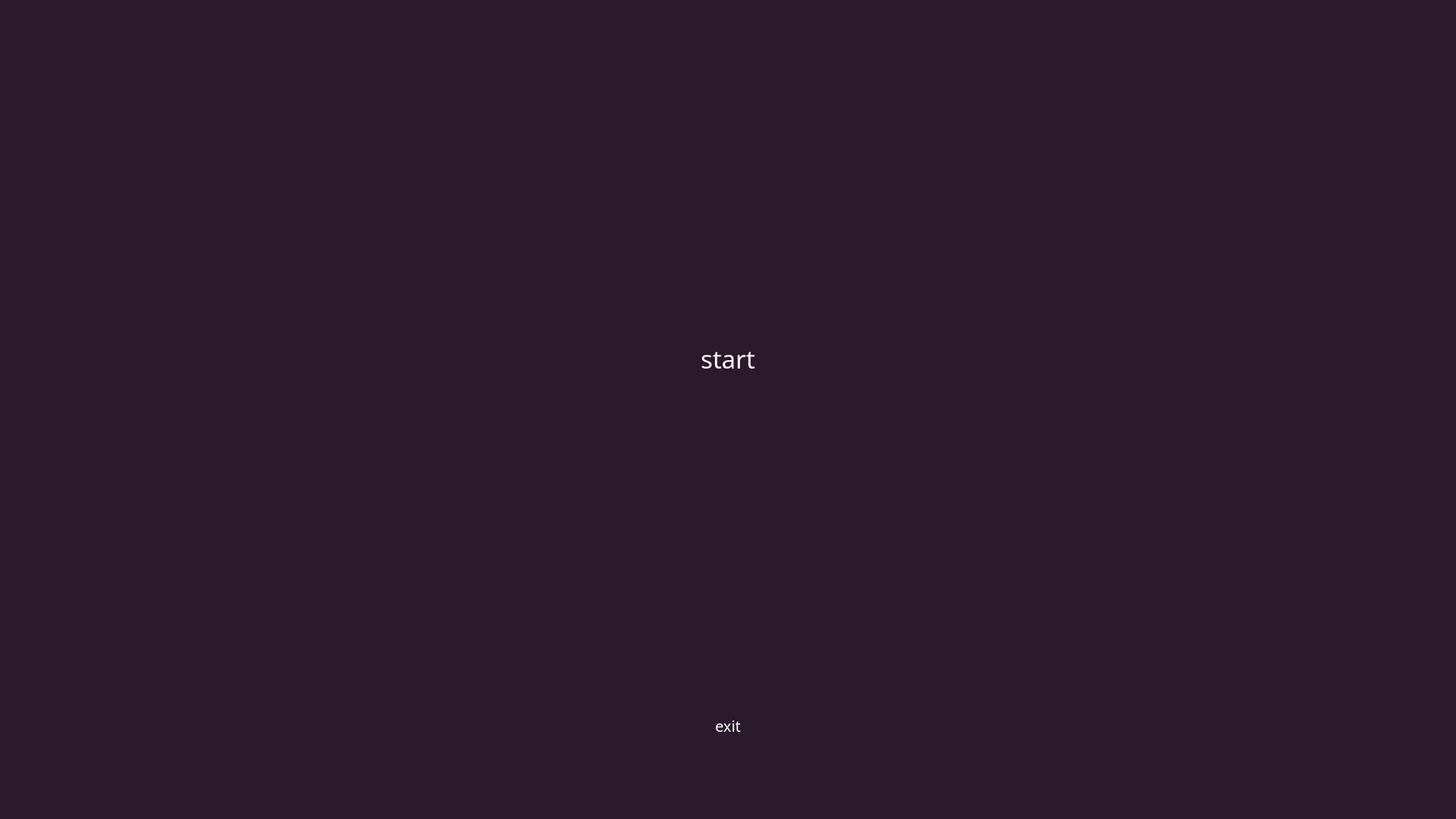
<?xml version="1.0" encoding="UTF-8"?>
<ui version="4.0">
 <class>MainMenu</class>
 <widget class="QMainWindow" name="MainMenu">
  <property name="geometry">
   <rect>
    <x>0</x>
    <y>0</y>
    <width>1920</width>
    <height>1080</height>
   </rect>
  </property>
  <property name="palette">
   <palette>
    <active>
     <colorrole role="WindowText">
      <brush brushstyle="SolidPattern">
       <color alpha="255">
        <red>255</red>
        <green>255</green>
        <blue>255</blue>
       </color>
      </brush>
     </colorrole>
     <colorrole role="Light">
      <brush brushstyle="SolidPattern">
       <color alpha="255">
        <red>255</red>
        <green>255</green>
        <blue>255</blue>
       </color>
      </brush>
     </colorrole>
     <colorrole role="Dark">
      <brush brushstyle="SolidPattern">
       <color alpha="255">
        <red>255</red>
        <green>255</green>
        <blue>255</blue>
       </color>
      </brush>
     </colorrole>
     <colorrole role="Mid">
      <brush brushstyle="SolidPattern">
       <color alpha="255">
        <red>255</red>
        <green>255</green>
        <blue>255</blue>
       </color>
      </brush>
     </colorrole>
     <colorrole role="Text">
      <brush brushstyle="SolidPattern">
       <color alpha="255">
        <red>0</red>
        <green>0</green>
        <blue>0</blue>
       </color>
      </brush>
     </colorrole>
     <colorrole role="BrightText">
      <brush brushstyle="SolidPattern">
       <color alpha="255">
        <red>255</red>
        <green>255</green>
        <blue>255</blue>
       </color>
      </brush>
     </colorrole>
     <colorrole role="ButtonText">
      <brush brushstyle="SolidPattern">
       <color alpha="255">
        <red>0</red>
        <green>0</green>
        <blue>0</blue>
       </color>
      </brush>
     </colorrole>
     <colorrole role="Base">
      <brush brushstyle="SolidPattern">
       <color alpha="255">
        <red>255</red>
        <green>255</green>
        <blue>255</blue>
       </color>
      </brush>
     </colorrole>
     <colorrole role="Window">
      <brush brushstyle="SolidPattern">
       <color alpha="255">
        <red>42</red>
        <green>26</green>
        <blue>44</blue>
       </color>
      </brush>
     </colorrole>
     <colorrole role="AlternateBase">
      <brush brushstyle="SolidPattern">
       <color alpha="255">
        <red>85</red>
        <green>255</green>
        <blue>255</blue>
       </color>
      </brush>
     </colorrole>
    </active>
    <inactive>
     <colorrole role="WindowText">
      <brush brushstyle="SolidPattern">
       <color alpha="255">
        <red>255</red>
        <green>255</green>
        <blue>255</blue>
       </color>
      </brush>
     </colorrole>
     <colorrole role="Light">
      <brush brushstyle="SolidPattern">
       <color alpha="255">
        <red>255</red>
        <green>255</green>
        <blue>255</blue>
       </color>
      </brush>
     </colorrole>
     <colorrole role="Dark">
      <brush brushstyle="SolidPattern">
       <color alpha="255">
        <red>255</red>
        <green>255</green>
        <blue>255</blue>
       </color>
      </brush>
     </colorrole>
     <colorrole role="Mid">
      <brush brushstyle="SolidPattern">
       <color alpha="255">
        <red>255</red>
        <green>255</green>
        <blue>255</blue>
       </color>
      </brush>
     </colorrole>
     <colorrole role="Text">
      <brush brushstyle="SolidPattern">
       <color alpha="255">
        <red>0</red>
        <green>0</green>
        <blue>0</blue>
       </color>
      </brush>
     </colorrole>
     <colorrole role="BrightText">
      <brush brushstyle="SolidPattern">
       <color alpha="255">
        <red>255</red>
        <green>255</green>
        <blue>255</blue>
       </color>
      </brush>
     </colorrole>
     <colorrole role="ButtonText">
      <brush brushstyle="SolidPattern">
       <color alpha="255">
        <red>0</red>
        <green>0</green>
        <blue>0</blue>
       </color>
      </brush>
     </colorrole>
     <colorrole role="Base">
      <brush brushstyle="SolidPattern">
       <color alpha="255">
        <red>255</red>
        <green>255</green>
        <blue>255</blue>
       </color>
      </brush>
     </colorrole>
     <colorrole role="Window">
      <brush brushstyle="SolidPattern">
       <color alpha="255">
        <red>42</red>
        <green>26</green>
        <blue>44</blue>
       </color>
      </brush>
     </colorrole>
     <colorrole role="AlternateBase">
      <brush brushstyle="SolidPattern">
       <color alpha="255">
        <red>85</red>
        <green>255</green>
        <blue>255</blue>
       </color>
      </brush>
     </colorrole>
    </inactive>
    <disabled>
     <colorrole role="WindowText">
      <brush brushstyle="SolidPattern">
       <color alpha="255">
        <red>255</red>
        <green>255</green>
        <blue>255</blue>
       </color>
      </brush>
     </colorrole>
     <colorrole role="Light">
      <brush brushstyle="SolidPattern">
       <color alpha="255">
        <red>255</red>
        <green>255</green>
        <blue>255</blue>
       </color>
      </brush>
     </colorrole>
     <colorrole role="Dark">
      <brush brushstyle="SolidPattern">
       <color alpha="255">
        <red>255</red>
        <green>255</green>
        <blue>255</blue>
       </color>
      </brush>
     </colorrole>
     <colorrole role="Mid">
      <brush brushstyle="SolidPattern">
       <color alpha="255">
        <red>255</red>
        <green>255</green>
        <blue>255</blue>
       </color>
      </brush>
     </colorrole>
     <colorrole role="Text">
      <brush brushstyle="SolidPattern">
       <color alpha="255">
        <red>255</red>
        <green>255</green>
        <blue>255</blue>
       </color>
      </brush>
     </colorrole>
     <colorrole role="BrightText">
      <brush brushstyle="SolidPattern">
       <color alpha="255">
        <red>255</red>
        <green>255</green>
        <blue>255</blue>
       </color>
      </brush>
     </colorrole>
     <colorrole role="ButtonText">
      <brush brushstyle="SolidPattern">
       <color alpha="255">
        <red>255</red>
        <green>255</green>
        <blue>255</blue>
       </color>
      </brush>
     </colorrole>
     <colorrole role="Base">
      <brush brushstyle="SolidPattern">
       <color alpha="255">
        <red>42</red>
        <green>26</green>
        <blue>44</blue>
       </color>
      </brush>
     </colorrole>
     <colorrole role="Window">
      <brush brushstyle="SolidPattern">
       <color alpha="255">
        <red>42</red>
        <green>26</green>
        <blue>44</blue>
       </color>
      </brush>
     </colorrole>
     <colorrole role="AlternateBase">
      <brush brushstyle="SolidPattern">
       <color alpha="255">
        <red>85</red>
        <green>255</green>
        <blue>255</blue>
       </color>
      </brush>
     </colorrole>
    </disabled>
   </palette>
  </property>
  <property name="font">
   <font>
    <family>Comfortaa Light</family>
    <pointsize>25</pointsize>
   </font>
  </property>
  <property name="windowTitle">
   <string>MainWindow</string>
  </property>
  <widget class="QWidget" name="centralwidget">
   <layout class="QHBoxLayout" name="horizontalLayout_2">
    <item>
     <spacer name="horizontalSpacer">
      <property name="orientation">
       <enum>Qt::Horizontal</enum>
      </property>
      <property name="sizeHint" stdset="0">
       <size>
        <width>801</width>
        <height>20</height>
       </size>
      </property>
     </spacer>
    </item>
    <item>
     <layout class="QVBoxLayout" name="verticalLayout">
      <property name="bottomMargin">
       <number>100</number>
      </property>
      <item>
       <spacer name="verticalSpacer">
        <property name="orientation">
         <enum>Qt::Vertical</enum>
        </property>
        <property name="sizeHint" stdset="0">
         <size>
          <width>20</width>
          <height>40</height>
         </size>
        </property>
       </spacer>
      </item>
      <item>
       <widget class="QLabel" name="label">
        <property name="text">
         <string>start</string>
        </property>
       </widget>
      </item>
      <item>
       <spacer name="verticalSpacer_2">
        <property name="orientation">
         <enum>Qt::Vertical</enum>
        </property>
        <property name="sizeHint" stdset="0">
         <size>
          <width>20</width>
          <height>40</height>
         </size>
        </property>
       </spacer>
      </item>
      <item>
       <widget class="QLabel" name="label_7">
        <property name="font">
         <font>
          <pointsize>15</pointsize>
         </font>
        </property>
        <property name="text">
         <string>exit</string>
        </property>
        <property name="alignment">
         <set>Qt::AlignCenter</set>
        </property>
       </widget>
      </item>
     </layout>
    </item>
    <item>
     <spacer name="horizontalSpacer_2">
      <property name="orientation">
       <enum>Qt::Horizontal</enum>
      </property>
      <property name="sizeHint" stdset="0">
       <size>
        <width>802</width>
        <height>20</height>
       </size>
      </property>
     </spacer>
    </item>
   </layout>
  </widget>
 </widget>
 <resources/>
 <connections/>
</ui>
